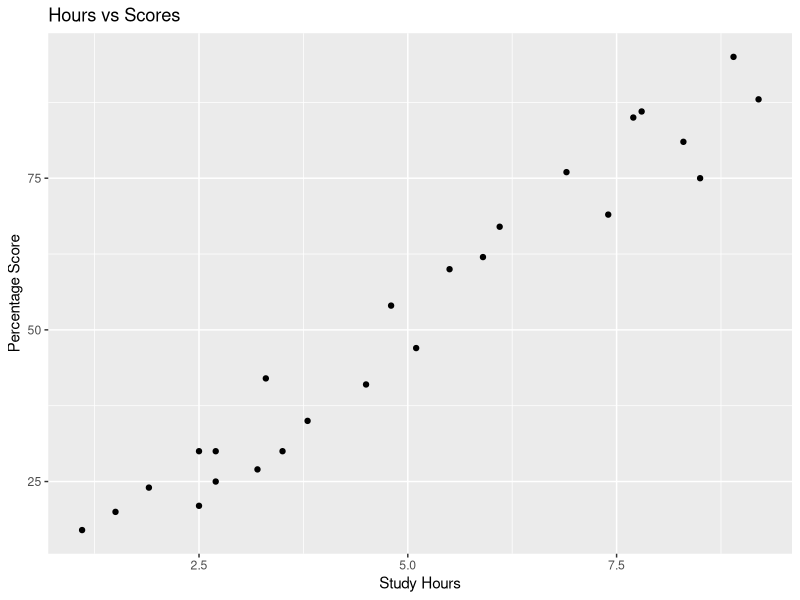
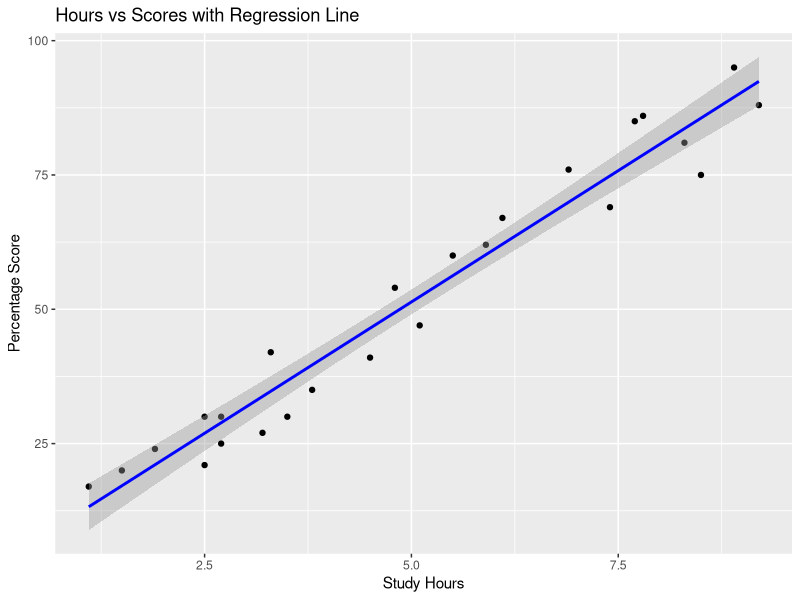
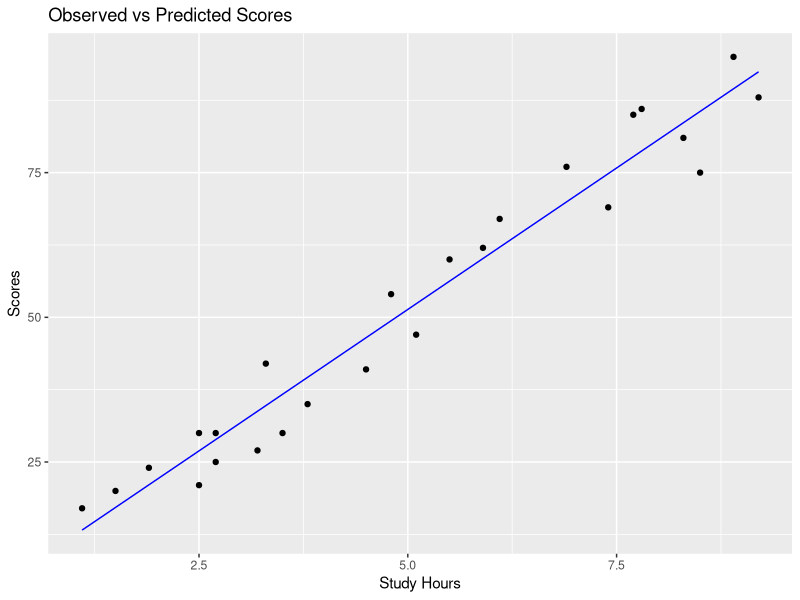

The R script that drew these images, in order:
# Tittle: Prediction of the % of student based on the number of study hour (simple linear regression)

## LOADING DATA
# Load necessary libraries
library(readxl)
library(ggplot2)

# Load the dataset
Hours_Scores <- read_excel("Hours_Scores.xlsx")
View(Hours_Scores)
names(Hours_Scores)
print(names(Hours_Scores))
print(str(Hours_Scores))
print(sapply(Hours_Scores, class))

## EXPLORATORY DATA ANALYSIS
# View the first few rows of the data
head(Hours_Scores)

# Summary statistics
summary(Hours_Scores)

# Structure of the data
str(Hours_Scores)

# visualization of the data
ggplot(Hours_Scores, aes(x=Hours, y=Scores)) + 
  geom_point() + 
  labs(title="Hours vs Scores", x="Study Hours", y="Percentage Score")

## Linear Regression Model
# Fit the linear model
model <- lm(Scores ~ Hours, data=Hours_Scores)

# Summary of the model
print(summary(model))

# Plot the regression line
ggplot(Hours_Scores, aes(x=Hours, y=Scores)) + 
  geom_point() + 
  geom_smooth(method="lm", col="blue") + 
  labs(title="Hours vs Scores with Regression Line", x="Study Hours", y="Percentage Score")

# Make predictions
predicted_scores <- predict(model, newdata=Hours_Scores)

# Add predictions to the data frame
Hours_Scores$Predicted_Scores <- predicted_scores

# Calculate residuals
Hours_Scores$Residuals <- Hours_Scores$Scores - Hours_Scores$Predicted_Scores

# Print the first few rows to verify predictions and residuals
print(head(Hours_Scores))

## Observed vs Predicted Plot
# Plot the observed vs predicted values
ggplot(Hours_Scores, aes(x=Hours, y=Scores)) + 
  geom_point() + 
  geom_line(aes(y=Predicted_Scores), color="blue") + 
  labs(title="Observed vs Predicted Scores", x="Study Hours", y="Scores")

## Model Evaluation
# Root Mean Squared Error (RMSE)
rmse <- sqrt(mean(Hours_Scores$Residuals^2))
print(paste("RMSE:", rmse))

# Mean Absolute Error (MAE)
mae <- mean(abs(Hours_Scores$Residuals))
print(paste("MAE:", mae))

# Prediction score for a student who studies 9.25 hours per day
new_data <- data.frame(Hours = 9.25)
predicted_score <- predict(model, newdata=new_data)
print(paste("Predicted score for a student who studies 9.25 hours per day:", predicted_score))

